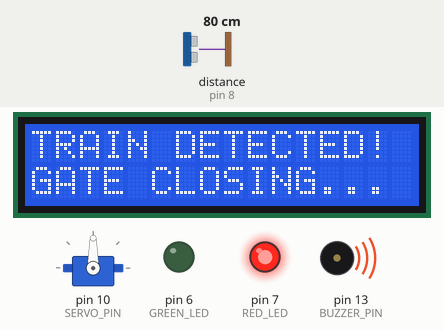
Recording of a sketch running on a simulated Arduino Uno, built with avr-gcc and run on an emulated ATmega328P. Shown: servo, 16×2 character LCD, output pins drawn as LEDs (lit = HIGH), buzzer (waves = sounding, pin HIGH). Wiring (inferred from the names in the program): ultrasonic range finder: trigger pin 9; echo pin 8. The inputs (shaded band) are chosen by the test bench; at power-on: distance to the obstacle (sensor on pin 8) 80 cm. The echo pulse lasts 58.3 µs per cm; pins used as bus, display or sensor lines are not drawn; what the sketch prints to the serial monitor is not drawn.

Above: at 2.7 s.
2.8 s: distance to the obstacle (sensor on pin 8) set to 96 cm
4.3 s: distance to the obstacle (sensor on pin 8) set to 104 cm
At 5.3 s:
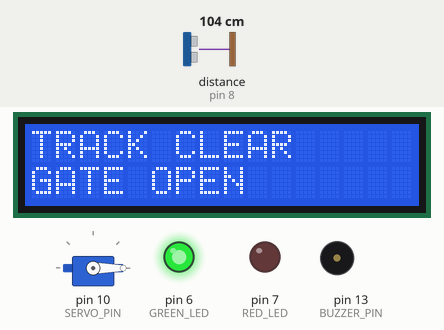
5.8 s: distance to the obstacle (sensor on pin 8) set to 2 cm
At 7.1 s:
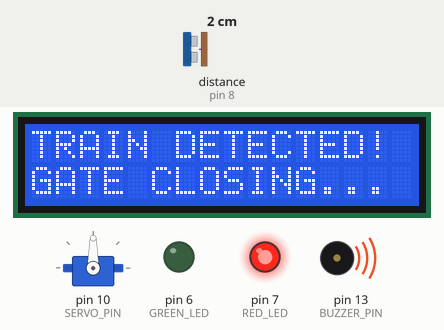
7.4 s: distance to the obstacle (sensor on pin 8) set to 120 cm
At 8.3 s:
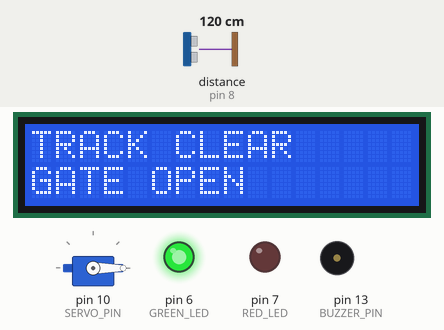
Timing chart, 0 to 9.9 s (numbered marks = the images above; inputs shaded):
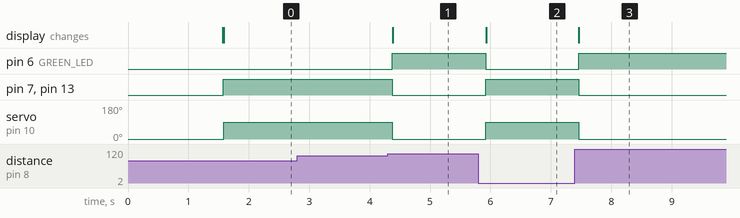

Measured:
- the behaviour switches between 100 and 101 cm on distance to the obstacle (sensor on pin 8) (found by bisection; images 0 and 1)
- after the input at 2.8 s, every drawn part: stays the same
- after the input at 4.3 s, pin 6 (GREEN_LED): LOW → HIGH after 0.07 s; pin 7 (RED_LED), pin 13 (BUZZER_PIN): HIGH → LOW after 0.07 s; servo on pin 10 (SERVO_PIN): 90° → 0° after 0.07 s; the display: changes after 0.08 s (image 1)
- after the input at 5.8 s, pin 6 (GREEN_LED): HIGH → LOW after 0.13 s; pin 7 (RED_LED), pin 13 (BUZZER_PIN): LOW → HIGH after 0.13 s; servo on pin 10 (SERVO_PIN): 0° → 90° after 0.13 s; the display: changes after 0.13 s (image 2)
- after the input at 7.4 s, pin 6 (GREEN_LED): LOW → HIGH after 0.06 s; pin 7 (RED_LED), pin 13 (BUZZER_PIN): HIGH → LOW after 0.06 s; servo on pin 10 (SERVO_PIN): 90° → 0° after 0.06 s; the display: changes after 0.07 s (image 3)

The sketch:

smart_railway_crossing.ino
```cpp
// Automated Smart Railway Crossing and Obstacle Detection System
// Hardware: Arduino Uno (ATmega328P), HC-SR04, SG90 Servo, 16x2 LCD, Buzzer, LEDs
// Simulation Platform: Proteus 8 Professional

#include <LiquidCrystal.h>
#include <Servo.h>

// Pin Configuration
#define TRIG_PIN 9
#define ECHO_PIN 8
#define SERVO_PIN 10
#define BUZZER_PIN 13
#define RED_LED 7
#define GREEN_LED 6

// LCD Pin Interface (RS, E, D4, D5, D6, D7) in 4-bit mode
LiquidCrystal lcd(12, 11, 5, 4, 3, 2);
Servo barrierGate;

// Detection Threshold in centimeters
const int criticalDistance = 100;

void setup() {
  Serial.begin(9600);

  pinMode(TRIG_PIN, OUTPUT);
  pinMode(ECHO_PIN, INPUT);
  pinMode(BUZZER_PIN, OUTPUT);
  pinMode(RED_LED, OUTPUT);
  pinMode(GREEN_LED, OUTPUT);

  barrierGate.attach(SERVO_PIN);
  barrierGate.write(0); // Gate open initially (0 degrees)

  lcd.begin(16, 2);
  lcd.clear();
  lcd.setCursor(0, 0);
  lcd.print("RAILWAY CROSSING");
  lcd.setCursor(0, 1);
  lcd.print("SYSTEM READY");
  delay(1500);
  lcd.clear();
}

void loop() {
  // Ultrasonic Range Measurement
  digitalWrite(TRIG_PIN, LOW);
  delayMicroseconds(2);
  digitalWrite(TRIG_PIN, HIGH);
  delayMicroseconds(10);
  digitalWrite(TRIG_PIN, LOW);

  long duration = pulseIn(ECHO_PIN, HIGH);
  float distance = (duration * 0.0343) / 2.0;

  Serial.print("Distance: ");
  Serial.print(distance);
  Serial.println(" cm");

  if (distance > 0 && distance < criticalDistance) {
    // Train / Obstacle Detected -> Close Gate
    digitalWrite(RED_LED, HIGH);
    digitalWrite(GREEN_LED, LOW);
    digitalWrite(BUZZER_PIN, HIGH);
    barrierGate.write(90); // Close barrier (90 degrees)

    lcd.setCursor(0, 0);
    lcd.print("TRAIN DETECTED! ");
    lcd.setCursor(0, 1);
    lcd.print("GATE CLOSING... ");
  } else {
    // Track Clear -> Open Gate
    digitalWrite(RED_LED, LOW);
    digitalWrite(GREEN_LED, HIGH);
    digitalWrite(BUZZER_PIN, LOW);
    barrierGate.write(0); // Open barrier (0 degrees)

    lcd.setCursor(0, 0);
    lcd.print("TRACK CLEAR     ");
    lcd.setCursor(0, 1);
    lcd.print("GATE OPEN       ");
  }

  delay(300);
}
```
